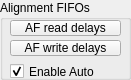
       <widget class="QGroupBox" name="groupBox_10">
        <property name="geometry">
         <rect>
          <x>480</x>
          <y>310</y>
          <width>131</width>
          <height>80</height>
         </rect>
        </property>
        <property name="title">
         <string>Alignment FIFOs</string>
        </property>
        <widget class="QPushButton" name="af_watch_pb">
         <property name="geometry">
          <rect>
           <x>10</x>
           <y>20</y>
           <width>111</width>
           <height>16</height>
          </rect>
         </property>
         <property name="text">
          <string>AF read delays</string>
         </property>
        </widget>
        <widget class="QPushButton" name="af_write_delays_pb">
         <property name="geometry">
          <rect>
           <x>10</x>
           <y>40</y>
           <width>111</width>
           <height>16</height>
          </rect>
         </property>
         <property name="text">
          <string>AF write delays</string>
         </property>
        </widget>
        <widget class="QCheckBox" name="af_enable_auto_cb">
         <property name="geometry">
          <rect>
           <x>10</x>
           <y>60</y>
           <width>111</width>
           <height>23</height>
          </rect>
         </property>
         <property name="text">
          <string>Enable Auto</string>
         </property>
         <property name="checked">
          <bool>true</bool>
         </property>
        </widget>
       </widget>
